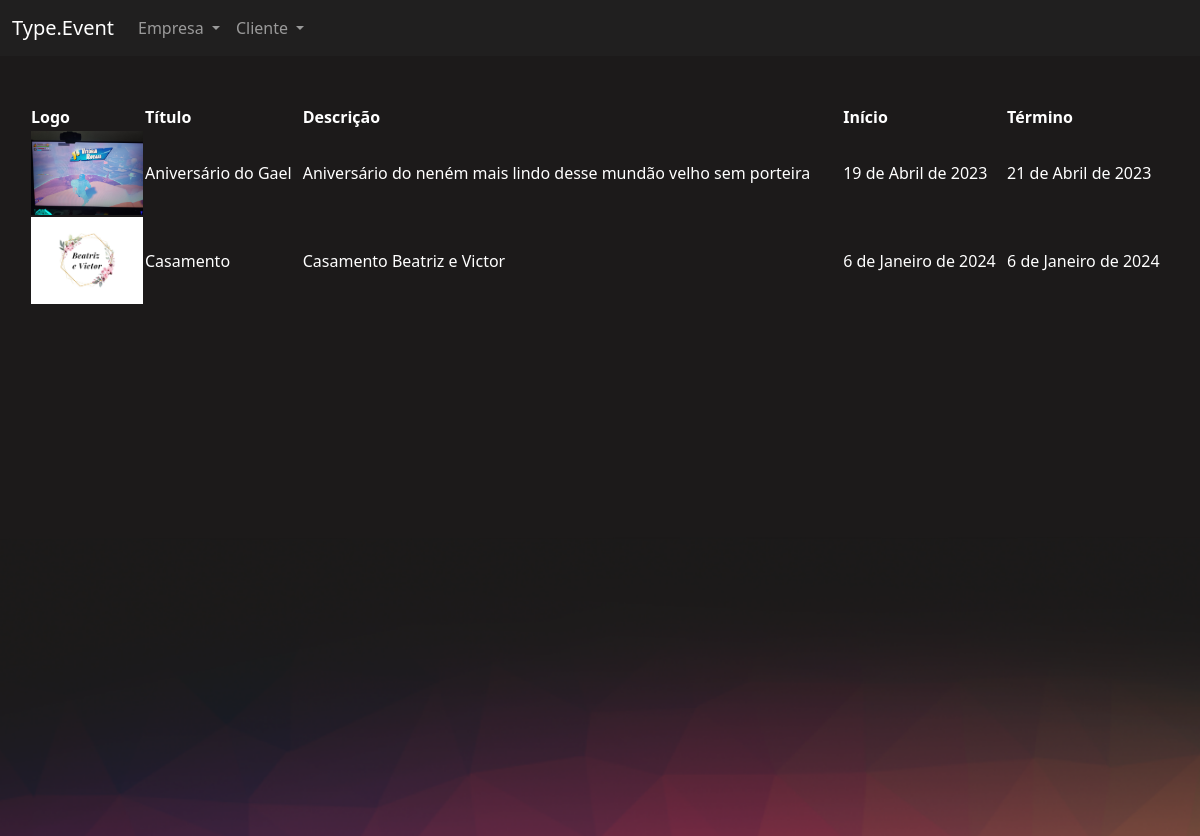
Page /cliente/meus_eventos/ (signed in) on the committed database.
### eventos/models.py (models this page shows, shortened)
class Evento(models.Model):
    criador = models.ForeignKey(User, on_delete=models.DO_NOTHING)
    nome = models.CharField(max_length=200)
    descricao = models.TextField()
    data_inicio = models.DateField()
    data_termino = models.DateField()
    carga_horaria = models.IntegerField()
    logo = models.FileField(upload_to="logos")
    participantes = models.ManyToManyField(
        User, related_name="evento_participante", null=True, blank=True)
    cor_principal = models.CharField(max_length=7)
    cor_secundaria = models.CharField(max_length=7)
    cor_fundo = models.CharField(max_length=7)

### cliente/views.py (the view)
# urls.py: path('meus_eventos/', views.meus_eventos, name="meus_eventos"),
def meus_eventos(request):
    eventos = Evento.objects.filter(participantes=request.user)
    return render(request, 'meus_eventos.html', {'eventos': eventos})

### cliente/templates/meus_eventos.html
{% extends "bases/base_evento.html" %}
{% load static %}
{% block 'conteudo' %}
<div class="container">
    <br>
    <br>
    <div class="row">
        <table>
            <tr>
                <th>Logo</th>
                <th>Título</th>
                <th>Descrição</th>
                <th>Início</th>
                <th>Término</th>
            </tr>
            {% for evento in eventos %}
            <tr class="{% cycle 'linha' 'linha2' %}">
                <td width="10%"><img width="100%" src="/media/{{evento.logo}}"></a></td>
                <td>{{evento.nome}}</td>
                <td>{{evento.descricao}}</td>
                <td>{{evento.data_inicio}}</td>
                <td>{{evento.data_termino}}</td>
            </tr>
            {% endfor %}
        </table>
    </div>
</div>
{% endblock %}

### templates/static/geral/css/base.css (style rules this page uses)
body { color: white !important; }
:root { --main-color: #201F1F; --dark-color: #1C1A1A; --contrast-color: #BE375F; --differential-color: #ED8554; }

### templates/static/evento/css/evento.css (style rules this page uses)
body { background-color: #1C1A1A; }

### rows in the picture
Evento: logo (picture), nome "Aniversário do Gael", descricao "Aniversário do neném mais lindo desse mundão velho sem porteira", data_inicio "19 de Abril de 2023", data_termino "21 de Abril de 2023"
Evento: logo (picture), nome "Casamento", descricao "Casamento Beatriz e Victor", data_inicio "6 de Janeiro de 2024", data_termino "6 de Janeiro de 2024"
